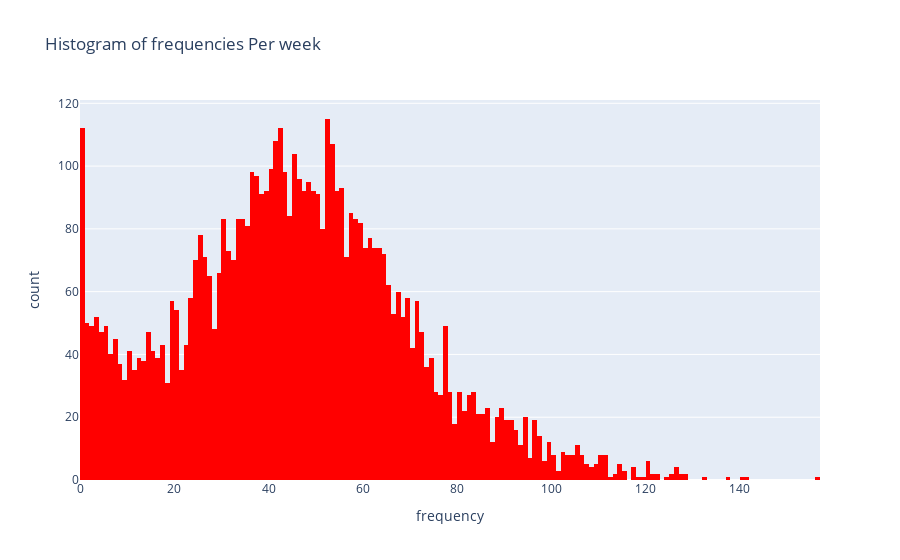

Source (notebook cell):
### Markdown cell above
# Exploring each variable and the distribution of drivers behaviour:

### Code cell
fig = px.histogram(df,x=df.freq/24,nbins=300,title='Histogram of frequencies Per week'
                  ,color_discrete_sequence=['red'], labels={'x':'frequency'})
fig.show()

### Figure 1 — Plotly figure (JSON) as saved in the notebook; plotly's stock layout.template omitted (floating-point values rounded to 4 significant figures; data arrays with more than 128 entries replaced by an {"elided": "..."} marker saying what was removed)
{"data": [{"alignmentgroup": "True", "bingroup": "x", "hoverlabel": {"namelength": 0}, "hovertemplate": "frequency=%{x}<br>count=%{y}", "legendgroup": "", "marker": {"color": "red"}, "name": "", "nbinsx": 300, "offsetgroup": "", "orientation": "v", "showlegend": false, "type": "histogram", "x": {"elided": "5765 float values"}, "xaxis": "x", "yaxis": "y"}], "layout": {"barmode": "relative", "legend": {"tracegroupgap": 0}, "title": {"text": "Histogram of frequencies Per week"}, "xaxis": {"anchor": "y", "domain": [0, 1], "title": {"text": "frequency"}}, "yaxis": {"anchor": "x", "domain": [0, 1], "title": {"text": "count"}}}}
